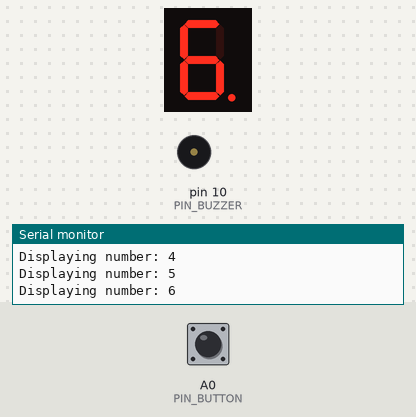
Recording of a sketch running on a simulated Arduino Uno, built with avr-gcc and run on an emulated ATmega328P. Shown: 1-digit seven-segment display, buzzer (waves = sounding), the last lines printed to the serial monitor. Wiring (inferred from the names in the program): 1-digit 7-segment display, segments lit when HIGH: segments pin 7, pin 9, pin 2, pin 3, pin 4, pin 6, pin 5, pin 3. The test bench sets the inputs (shaded band); at power-on: A0 (PIN_BUTTON) HIGH. Random numbers use the default seed unless the sketch sets one; the segment pins are drawn as the display they are named for.

Above: at 7.7 s.
7.8 s: A0 (PIN_BUTTON) pulled LOW for 0.15 s
At 8.85 s:
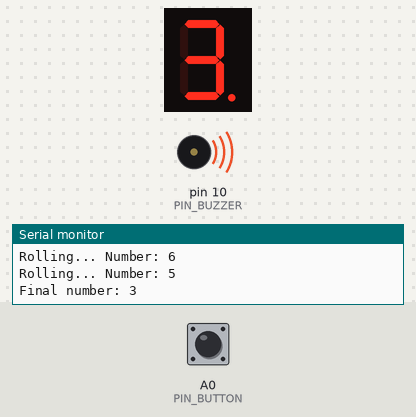
At 10.1 s:
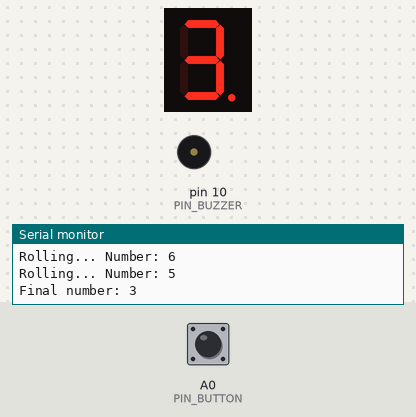
Timing chart, 0 to 11.6 s (numbered marks = the images above; inputs shaded):
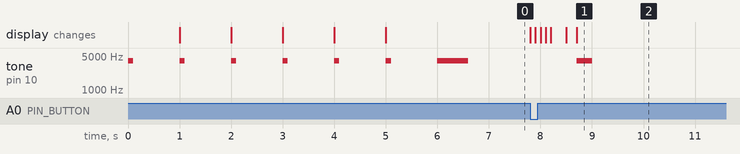

Measured:
- after the input at 7.8 s, tone on pin 10 (PIN_BUZZER): silent → 4000 Hz after 0.90 s, → silent 0.30 s later; the display: changes at once (image 1)

The sketch:

unit2_7segmemt.ino
```cpp
// Define pins for 7-segment display (a-g)
#define aPin 7
#define bPin 9
#define cPin 2
#define dPin 3
#define ePin 4
#define fPin 6
#define gPin 5

// Define pins for button, buzzer, and random seed
#define PIN_BUTTON A0 // ボタンのピン
#define PIN_BUZZER 10 // ブザーのピン
#define PIN_CHAOS A5  // 乱数生成用のピン

// Define buzzer frequency and ON/OFF states
#define BEEP_FREQUENCY 4000 // ブザーの周波数
#define ON 1  // ON状態
#define OFF 0 // OFF状態

// Variables for button debounce (チャタリング防止用)
unsigned long lastDebounceTime = 0; // 最後にボタンが押された時間
const unsigned long debounceDelay = 200; // チャタリング防止の遅延時間

int buttonPressed = 0; // ボタンが押されたかどうかを記録

// Variables for dice animation timing (アニメーション用)
unsigned long lastAnimationTime = 0; // 最後のアニメーション時間
const unsigned long animationInterval = 100; // アニメーション間隔

int animationStep = 0; // アニメーションのステップ数

// Function declarations (関数の宣言)
void showNumber(int x); // 数字を表示する関数
void one(void); // 数字1を表示
void two(void); // 数字2を表示
void three(void); // 数字3を表示
void four(void); // 数字4を表示
void five(void); // 数字5を表示
void six(void); // 数字6を表示
void rollTheDice(void); // サイコロを振る関数

void setup(void)
{
    Serial.begin(9600); // Start serial communication
    randomSeed(analogRead(PIN_CHAOS)); // Initialize random seed (乱数の初期化)

    // Set pin modes for 7-segment display (7セグメントディスプレイのピン設定)
    pinMode(aPin, OUTPUT);
    pinMode(bPin, OUTPUT);
    pinMode(cPin, OUTPUT);
    pinMode(dPin, OUTPUT);
    pinMode(ePin, OUTPUT);
    pinMode(fPin, OUTPUT);
    pinMode(gPin, OUTPUT);

    // Set pin modes for button and buzzer (ボタンとブザーのピン設定)
    pinMode(PIN_BUTTON, INPUT_PULLUP);
    pinMode(PIN_BUZZER, OUTPUT);

    int i;

    // Show numbers 1-6 as a demo (1〜6をデモとして表示)
    for (i = 1; i <= 6; i++)
    {
        Serial.print("Displaying number: ");
        Serial.println(i); // Print the number to Serial Monitor
        showNumber(i); // Display number (数字を表示)
        tone(PIN_BUZZER, BEEP_FREQUENCY, 100); // Short beep (短いビープ音)
        delay(1000); // Wait 1 second (1秒待つ)
    }

    tone(PIN_BUZZER, BEEP_FREQUENCY, 600); // Long beep (長いビープ音)
    delay(500); // Wait 0.5 seconds (0.5秒待つ)
}

void loop(void)
{
    unsigned long currentTime = millis(); // Get current time (現在の時間を取得)

    // Check if button is pressed (ボタンが押されたか確認)
    if (digitalRead(PIN_BUTTON) == LOW)
    {
        // If button is pressed and debounce delay passed (ボタンが押され、遅延時間が経過した場合)
        if (!buttonPressed &&
            (currentTime - lastDebounceTime > debounceDelay))
        {
            buttonPressed = 1; // Mark button as pressed (ボタンが押されたと記録)
            lastDebounceTime = currentTime; // Update last debounce time (最後の時間を更新)

            rollTheDice(); // Roll the dice (サイコロを振る)
        }
    }
    else
    {
        buttonPressed = 0; // Reset button state (ボタン状態をリセット)
    }
}

void rollTheDice(void)
{
    animationStep = 0; // Reset animation step (アニメーションステップをリセット)

    // Animate dice roll (サイコロのアニメーション)
    while (animationStep < 10)
    {
        if (millis() - lastAnimationTime >= animationInterval)
        {
            lastAnimationTime = millis(); // Update animation time (アニメーション時間を更新)

            int number = random(1, 7); // Get random number (1〜6の乱数を取得)

            Serial.print("Rolling... Number: ");
            Serial.println(number); // Print the rolling number to Serial Monitor

            showNumber(number); // Display random number (乱数を表示)

            tone(PIN_BUZZER, BEEP_FREQUENCY, 5); // Short beep (短いビープ音)

            animationStep++; // Move to next step (次のステップへ)
        }
    }

    int finalNumber = random(1, 7); // Final dice number (最終的なサイコロの数字)

    Serial.print("Final number: ");
    Serial.println(finalNumber); // Print the final number to Serial Monitor

    showNumber(finalNumber); // Display final number (最終的な数字を表示)

    tone(PIN_BUZZER, BEEP_FREQUENCY, 300); // Long beep (長いビープ音)
}

void showNumber(int x)
{
    // Display the number based on the input (入力に基づいて数字を表示)
    switch (x)
    {
        case 1:
            one(); // Show 1 (1を表示)
            break;

        case 2:
            two(); // Show 2 (2を表示)
            break;

        case 3:
            three(); // Show 3 (3を表示)
            break;

        case 4:
            four(); // Show 4 (4を表示)
            break;

        case 5:
            five(); // Show 5 (5を表示)
            break;

        case 6:
            six(); // Show 6 (6を表示)
            break;
    }
}

// Functions to display numbers on 7-segment display (7セグメントディスプレイで数字を表示する関数)
void one(void)
{
    digitalWrite(aPin, OFF);
    digitalWrite(bPin, ON);
    digitalWrite(cPin, ON);
    digitalWrite(dPin, OFF);
    digitalWrite(ePin, OFF);
    digitalWrite(fPin, OFF);
    digitalWrite(gPin, OFF);
}

void two(void)
{
    digitalWrite(aPin, ON);
    digitalWrite(bPin, ON);
    digitalWrite(cPin, OFF);
    digitalWrite(dPin, ON);
    digitalWrite(ePin, ON);
    digitalWrite(fPin, OFF);
    digitalWrite(gPin, ON);
}

void three(void)
{
    digitalWrite(aPin, ON);
    digitalWrite(bPin, ON);
    digitalWrite(cPin, ON);
    digitalWrite(dPin, ON);
    digitalWrite(ePin, OFF);
    digitalWrite(fPin, OFF);
    digitalWrite(gPin, ON);
}

void four(void)
{
    digitalWrite(aPin, OFF);
    digitalWrite(bPin, ON);
    digitalWrite(cPin, ON);
    digitalWrite(dPin, OFF);
    digitalWrite(ePin, OFF);
    digitalWrite(fPin, ON);
    digitalWrite(gPin, ON);
}

void five(void)
{
    digitalWrite(aPin, ON);
    digitalWrite(bPin, OFF);
    digitalWrite(cPin, ON);
    digitalWrite(dPin, ON);
    digitalWrite(ePin, OFF);
    digitalWrite(fPin, ON);
    digitalWrite(gPin, ON);
}

void six(void)
{
    digitalWrite(aPin, ON);
    digitalWrite(bPin, OFF);
    digitalWrite(cPin, ON);
    digitalWrite(dPin, ON);
    digitalWrite(ePin, ON);
    digitalWrite(fPin, ON);
    digitalWrite(gPin, ON);
}
```
